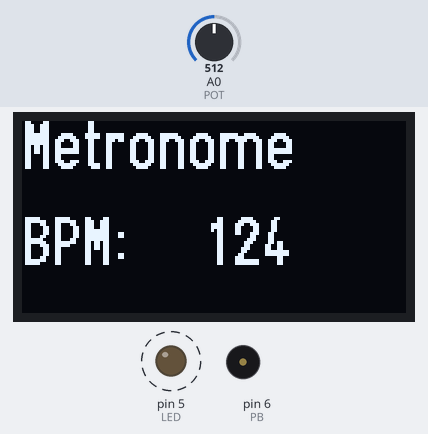
The sketch below on a simulated Arduino Uno, built with avr-gcc and run on an emulated ATmega328P. On the bench: 128×64 one-colour display, output pins drawn as LEDs (lit = HIGH), buzzer (waves = sounding). Dashed ring = blinking. The inputs (shaded band) are chosen by the test bench; at power-on: A0 (POT) = 512. What the sketch prints to the serial monitor is not drawn.

Above: at 0.94 s.
1.3 s: A0 (POT) set to 122
At 4.2 s:
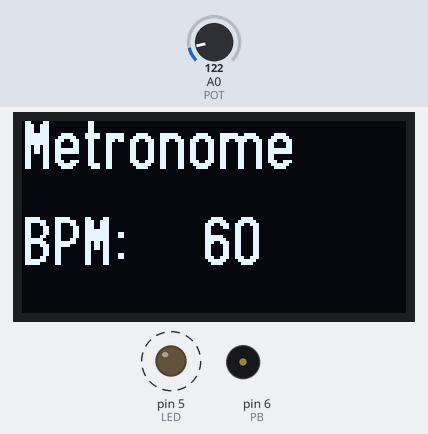
4.3 s: A0 (POT) set to 511
At 6.2 s:
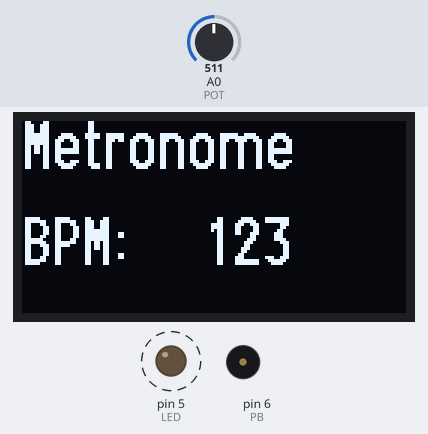
6.3 s: A0 (POT) set to 0
At 7.8 s:
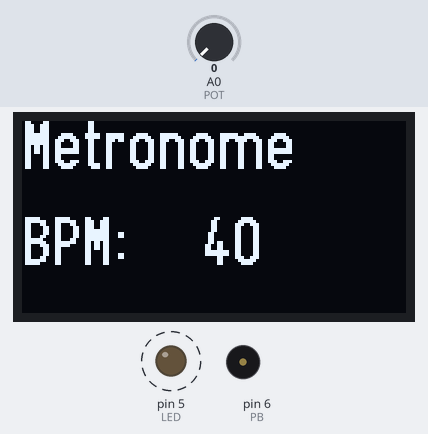
Timing chart, 0 to 14.1 s (numbered marks = the images above; inputs shaded):
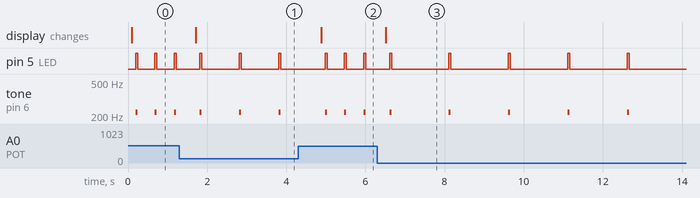

The sketch:

Metronome.ino
```cpp
#include <U8g2lib.h>

U8G2_SSD1306_128X64_NONAME_F_SW_I2C u8g2(U8G2_R0, /* clock=*/ SCL, /* data=*/ SDA, /* reset=*/ U8X8_PIN_NONE);    //Software I2C

#define POT A0
#define PB 6 //set the buzzer Pin
#define LED 5  //set the LED pin
#define POTNOISE 5

int onTime = 50; //milliseconds
int pitch = 220; //Hz
int preval = -1*POTNOISE;
int val;
int beatsPerMinute;
float period; //milliseconds

void setup()
{
  pinMode(PB, OUTPUT); // set the buzzer as output mode
  pinMode(LED,OUTPUT);
  pinMode(POT, INPUT);
  //preval = analogRead(POT);
  u8g2.begin();
  Serial.begin(9600);           //  setup serial
}

void loop()
{
  val = analogRead(POT); //values are between 0 and 1023
  if (abs(val - preval) > POTNOISE -1) { //update the period and the display
    beatsPerMinute = map(val,0,1023,40,208); //metronome range 40-208
    period = 1000/(beatsPerMinute/60.0); //milliseconds
    preval = val;
    u8g2.clearBuffer();                   // clear the internal memory
    u8g2.setFont(u8g2_font_logisoso16_tf);   // choose a suitable font
    u8g2.drawStr(0,16,"Metronome");    // write something to the internal memory
    u8g2.drawStr(0,48,"BPM: ");    // write something to the internal memory
    u8g2.setCursor(60, 48);
    u8g2.print(beatsPerMinute);
    u8g2.sendBuffer(); // transfer internal memory to the display
    delay(100);
  }
  else {
    tone(PB, pitch, onTime);
    digitalWrite(LED, HIGH);
    delay(onTime);
    digitalWrite(LED, LOW);
    delay(period-onTime);
  }
  Serial.print(val);
  Serial.print("    ");
  Serial.println(preval);
}
```

Measured:
- after the input at 1.3 s, pin 5 (LED): alternates HIGH for 0.05 s and LOW for 0.95 s, starting after 0.51 s; tone on pin 6 (PB): alternates 220 Hz for 0.05 s and silent for 0.95 s, starting after 0.51 s; the display: changes after 0.41 s (image 1)
- after the input at 4.3 s, pin 5 (LED): alternates HIGH for 0.05 s and LOW for 0.44 s, starting after 0.68 s; tone on pin 6 (PB): alternates 220 Hz for 0.05 s and silent for 0.44 s, starting after 0.68 s; the display: changes after 0.58 s (image 2)
- after the input at 6.3 s, pin 5 (LED): alternates HIGH for 0.05 s and LOW for 1.5 s, starting after 0.31 s; tone on pin 6 (PB): alternates 220 Hz for 0.05 s and silent for 1.5 s, starting after 0.31 s; the display: changes after 0.21 s (image 3)
- by itself, pin 5 (LED): alternates HIGH for 0.05 s and LOW for 0.43 s
- by itself, tone on pin 6 (PB): alternates 220 Hz for 0.05 s and silent for 0.43 s
